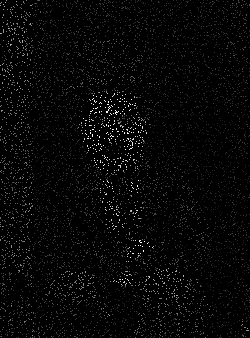
#> input picture sheet5/cc_90.png, 250 x 338 px
$ python ridge_regression.py   (older library calls are emulated)
#> lines starting #> are read from the running program, lines starting #| are printed output that depends on the picture
import sys
import argparse
from scipy.misc import imread, imsave
import numpy
import time
import scipy.sparse
import scipy.sparse.linalg
import scipy.spatial

def gaussian_kernel(data, sigma, max_distance):
    """Compute the gaussian kernel matrix.

    :param data: data matrix
    :param sigma: parameter sigma of the gaussian kernel
    :return: gaussian kernel matrix
    """
    assert len(data.shape) == 2
    assert sigma > 0

    factor = -0.5 /  (sigma ** 2)
    limit = numpy.exp(factor*max_distance**2)
    # Find the pairwise squared distances and compute the Gaussian kernel.
    K = []
    for k in data:
        d = numpy.exp(factor*numpy.sum((data - k)**2,axis=1))
        d[d < limit] = 0.0  # truncate the Gaussian
        d = scipy.sparse.csc_matrix(d[:,None])
        K.append(d)
    K = scipy.sparse.hstack(K)
    return K

def compute_alpha(train_x, train_y, tau, sigma, max_distance):
    """Compute the alpha vector of the ridge regressor.

    :param train_x: training x data
    :param train_y: training y data
    :param tau: parameter tau of the ridge regressor
    :param sigma: parameter sigma of the gaussian kernel
    :return: alpha vector
    """
    print ("building input kernel matrix")
    K = gaussian_kernel(train_x, sigma, max_distance)
    print ("sparsity: %.2f%%" % (float(100*K.nnz) / (K.shape[0]*K.shape[1])))
    M = K + tau * scipy.sparse.identity(train_x.shape[0])
    y = scipy.sparse.csc_matrix(train_y[:,None])
    print ("solving sparse system")
    alpha = scipy.sparse.linalg.cg(M, train_y)
    print ("done computing alpha")
    return alpha[0]

class KernelRidgeRegressor(object):
    """Kernel Ridge Regressor.
    """

    def __init__(self, tau, sigma):
        self.dim = None
        self.train_x = None
        self.alpha = None
        self.mean_y = None
        self.std_y = None
        self.tau = tau
        self.sigma = sigma
        self.scale = -0.5 / sigma**2
        self.max_distance = 4.0*sigma

    def train(self, train_x, train_y):
        """Train the kernel ridge regressor.

        :param train_x: training x data
        :param train_y: training y data
        """
        assert len(train_x.shape) == 2
        assert len(train_y.shape) == 1
        assert train_x.shape[0] == train_y.shape[0]

        self.dim = train_x.shape[1]
        self.train_x = train_x.astype(numpy.float32)
        self.tree = scipy.spatial.cKDTree(self.train_x)

        self.mean_y = train_y.mean()
        self.std_y = train_y.std()
        train_y_std = (train_y - self.mean_y) / self.std_y

        self.alpha = compute_alpha(self.train_x, train_y_std, self.tau, self.sigma, self.max_distance)


    def predict_single(self, pred_x):
        """Predict the value of a single instance.

        :param pred_x: x data
        :return: predicted value of pred_x
        """
        assert len(pred_x.shape) == 1
        assert pred_x.shape[0] == self.dim
        #indices = numpy.asarray(self.tree.query_ball_point(pred_x, self.max_distance))
        indices = numpy.asarray(self.tree.query_ball_point(pred_x, self.max_distance), dtype=numpy.dtype("i8"))
        dist = numpy.sum((self.train_x[indices]-pred_x)**2, axis=1)
        kappa = numpy.exp(self.scale*dist)
        pred_y = numpy.dot(kappa, self.alpha[indices])
        return self.std_y * pred_y + self.mean_y

    def predict(self, pred_x):
        """Predict the values of pred_x.

        :param pred_x: x data
        :return: predicted values of pred_x
        """
        assert len(pred_x.shape) == 2
        assert pred_x.shape[1] == self.dim
        pred_x = pred_x.astype(numpy.float32)
        return numpy.array([self.predict_single(x) for x in pred_x])


def kernel_ridge_regression(tau, sigma):
    # Load the image.
#> called with tau = 0.3, sigma = 4
    im_orig = numpy.squeeze(imread("cc_90.png"))
#> im_orig is the input picture: shape (338, 250); min 0, max 255, mean 7

    # Make a copy, so both the original and the regressed image can be shown afterwards.
    im = numpy.array(im_orig)

    # Find the known pixels and the pixels that shall be predicted.
    known_ind = numpy.where(im != 0)
#> known_ind = 8450 positions, rows 0 to 337, columns 0 to 249
    unknown_ind = numpy.where(im == 0)
#> unknown_ind = 76050 positions, rows 0 to 337, columns 0 to 249
    known_x = numpy.array(known_ind).transpose()
#> known_x = 8450 pairs, first value 0 to 337, second value 0 to 249
    known_y = numpy.array(im[known_ind])
#> known_y = 8450 values, max 255 at index 2487, min 1 at index 1133, mean 69.89
    pred_x = numpy.array(unknown_ind).transpose()
#> pred_x = 76050 pairs, first value 0 to 337, second value 0 to 249

    # Train and predict with the given regressor.
    start = time.time()
    print ("training...")
    r = KernelRidgeRegressor(tau, sigma)
    r.train(known_x, known_y)
#> in train, `self.train_x = train_x.astype(numpy.float32)`: self.train_x has the same summary as known_x in kernel_ridge_regression
#> in train, `self.mean_y = train_y.mean()`: self.mean_y = 69.89
#> in train, `self.std_y = train_y.std()`: self.std_y = 51.1
#> in train, `train_y_std = (train_y - self.mean_y) / self.std_y`: train_y_std = 8450 values, max 3.62 at index 2487, min -1.35 at index 1133, mean -3.2e-17
#> the loop in gaussian_kernel, `for k in data:` made 8450 passes
#> k on passes 1 to 3: [0, 6], [0, 26], [0, 37]
#> after the loop in gaussian_kernel, `for k in data:`: K = 8450 items
#| sparsity: 0.91%
#> in train, `self.alpha = compute_alpha(self.train_x, train_y_std, self.tau, self.s..`: self.alpha = 8450 values, max 4.96 at index 4578, min -3.92 at index 3606, mean 6.46e-05
    print ("done training")
    # pickle.dump(r, open("regressor.p", "wb"))
    # r = pickle.load(open("regressor.p", "rb"))
    print ("predicting...")
    pred_y = r.predict(pred_x)
#> in predict_single, `indices = numpy.asarray(self.tree.query_ball_point(pred_x, self.max_di..`: indices = 17 values, max 392 at index 15, min 0 at index 10, mean 191.1
#> in predict_single, `dist = numpy.sum((self.train_x[indices]-pred_x)**2, axis=1)`: dist = 17 values, max 245 at index 3, min 5 at index 6, mean 122.8
#> in predict_single, `kappa = numpy.exp(self.scale*dist)`: kappa = 17 values, max 0.855 at index 6, min 0.000473 at index 3, mean 0.208
#> in predict_single, `pred_y = numpy.dot(kappa, self.alpha[indices])`: pred_y = 0.996
    print ("done predicting")

    # Write the predicted values back into the image and show the result.
    im[unknown_ind] = pred_y
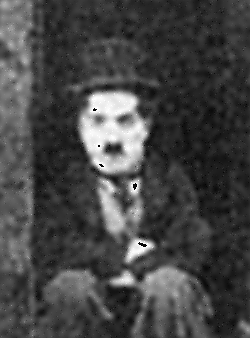
#> im: shape (338, 250); min 0, max 255, mean 69.3
    stop = time.time()
    print ("Train and predict took %.02f seconds." % (stop-start))
    print (im.shape)
#| (338, 250)
    imsave("res.png", im)

def process_command_line():
    """Parse the command line arguments.
    """
    parser = argparse.ArgumentParser(description="Machine Learning exercise 5.",
                                     formatter_class=argparse.ArgumentDefaultsHelpFormatter)
    parser.add_argument("-t", "--tau", type=float, default=0.3,
                        help="parameter tau for ridge regression")
    parser.add_argument("-s", "--sigma", type=float, default=4.0,
                        help="parameter sigma of the gaussians")

    return parser.parse_args()


def main():
    """Call the exercises.
    """
    # Read the command line arguments.
    args = process_command_line()
    kernel_ridge_regression(args.tau, args.sigma)
    return 0


if __name__ == "__main__":
    status = main()
    sys.exit(status)
#> (the program exits here)
